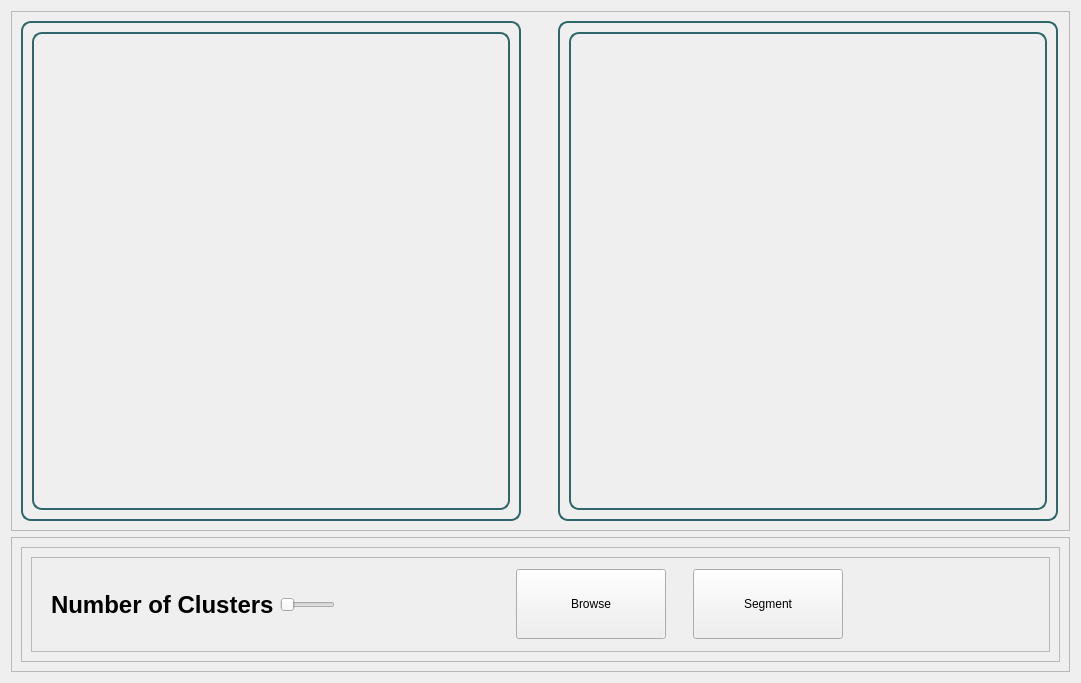
<?xml version="1.0" encoding="UTF-8"?>
<ui version="4.0">
 <class>KmeansWidget</class>
 <widget class="QWidget" name="KmeansWidget">
  <property name="geometry">
   <rect>
    <x>0</x>
    <y>0</y>
    <width>1081</width>
    <height>683</height>
   </rect>
  </property>
  <property name="windowTitle">
   <string>Form</string>
  </property>
  <layout class="QVBoxLayout" name="verticalLayout_4">
   <item>
    <widget class="QFrame" name="frame_7">
     <property name="frameShape">
      <enum>QFrame::StyledPanel</enum>
     </property>
     <property name="frameShadow">
      <enum>QFrame::Raised</enum>
     </property>
     <layout class="QHBoxLayout" name="horizontalLayout">
      <item>
       <widget class="QFrame" name="frame_8">
        <property name="minimumSize">
         <size>
          <width>500</width>
          <height>500</height>
         </size>
        </property>
        <property name="maximumSize">
         <size>
          <width>500</width>
          <height>500</height>
         </size>
        </property>
        <property name="styleSheet">
         <string notr="true">
           border: 2px solid #316669;
          border-radius: 10px;
      </string>
        </property>
        <property name="frameShape">
         <enum>QFrame::StyledPanel</enum>
        </property>
        <property name="frameShadow">
         <enum>QFrame::Raised</enum>
        </property>
        <layout class="QVBoxLayout" name="verticalLayout_2">
         <item>
          <widget class="QLabel" name="originalImage">
           <property name="text">
            <string/>
           </property>
          </widget>
         </item>
        </layout>
       </widget>
      </item>
      <item>
       <spacer name="horizontalSpacer_3">
        <property name="orientation">
         <enum>Qt::Horizontal</enum>
        </property>
        <property name="sizeType">
         <enum>QSizePolicy::Minimum</enum>
        </property>
        <property name="sizeHint" stdset="0">
         <size>
          <width>31</width>
          <height>20</height>
         </size>
        </property>
       </spacer>
      </item>
      <item>
       <widget class="QFrame" name="frame_9">
        <property name="minimumSize">
         <size>
          <width>500</width>
          <height>500</height>
         </size>
        </property>
        <property name="maximumSize">
         <size>
          <width>500</width>
          <height>500</height>
         </size>
        </property>
        <property name="styleSheet">
         <string notr="true">
           border: 2px solid  #316669;
          border-radius: 10px;
      </string>
        </property>
        <property name="frameShape">
         <enum>QFrame::StyledPanel</enum>
        </property>
        <property name="frameShadow">
         <enum>QFrame::Raised</enum>
        </property>
        <layout class="QVBoxLayout" name="verticalLayout_3">
         <item>
          <widget class="QLabel" name="processedImage">
           <property name="text">
            <string/>
           </property>
          </widget>
         </item>
        </layout>
       </widget>
      </item>
     </layout>
    </widget>
   </item>
   <item>
    <widget class="QFrame" name="frame_6">
     <property name="frameShape">
      <enum>QFrame::StyledPanel</enum>
     </property>
     <property name="frameShadow">
      <enum>QFrame::Raised</enum>
     </property>
     <layout class="QHBoxLayout" name="horizontalLayout_2">
      <item>
       <widget class="QFrame" name="frame_5">
        <property name="frameShape">
         <enum>QFrame::StyledPanel</enum>
        </property>
        <property name="frameShadow">
         <enum>QFrame::Raised</enum>
        </property>
        <layout class="QHBoxLayout" name="horizontalLayout_6">
         <item>
          <widget class="QFrame" name="frame">
           <property name="frameShape">
            <enum>QFrame::StyledPanel</enum>
           </property>
           <property name="frameShadow">
            <enum>QFrame::Raised</enum>
           </property>
           <layout class="QHBoxLayout" name="horizontalLayout_3">
            <item>
             <spacer name="horizontalSpacer">
              <property name="orientation">
               <enum>Qt::Horizontal</enum>
              </property>
              <property name="sizeHint" stdset="0">
               <size>
                <width>40</width>
                <height>20</height>
               </size>
              </property>
             </spacer>
            </item>
            <item>
             <widget class="QLabel" name="clustersNum">
              <property name="maximumSize">
               <size>
                <width>250</width>
                <height>16777215</height>
               </size>
              </property>
              <property name="font">
               <font>
                <pointsize>18</pointsize>
                <bold>true</bold>
               </font>
              </property>
              <property name="text">
               <string>Number of Clusters</string>
              </property>
             </widget>
            </item>
            <item>
             <widget class="QSlider" name="kCluserSlider">
              <property name="maximumSize">
               <size>
                <width>250</width>
                <height>16777215</height>
               </size>
              </property>
              <property name="orientation">
               <enum>Qt::Horizontal</enum>
              </property>
             </widget>
            </item>
            <item>
             <spacer name="horizontalSpacer_2">
              <property name="orientation">
               <enum>Qt::Horizontal</enum>
              </property>
              <property name="sizeType">
               <enum>QSizePolicy::Fixed</enum>
              </property>
              <property name="sizeHint" stdset="0">
               <size>
                <width>175</width>
                <height>20</height>
               </size>
              </property>
             </spacer>
            </item>
            <item>
             <widget class="QPushButton" name="browseBtn">
              <property name="minimumSize">
               <size>
                <width>150</width>
                <height>60</height>
               </size>
              </property>
              <property name="maximumSize">
               <size>
                <width>150</width>
                <height>70</height>
               </size>
              </property>
              <property name="text">
               <string>Browse</string>
              </property>
             </widget>
            </item>
            <item>
             <spacer name="horizontalSpacer_5">
              <property name="orientation">
               <enum>Qt::Horizontal</enum>
              </property>
              <property name="sizeType">
               <enum>QSizePolicy::Fixed</enum>
              </property>
              <property name="sizeHint" stdset="0">
               <size>
                <width>21</width>
                <height>20</height>
               </size>
              </property>
             </spacer>
            </item>
            <item>
             <widget class="QPushButton" name="segmentBtn">
              <property name="minimumSize">
               <size>
                <width>150</width>
                <height>60</height>
               </size>
              </property>
              <property name="maximumSize">
               <size>
                <width>150</width>
                <height>70</height>
               </size>
              </property>
              <property name="text">
               <string>Segment</string>
              </property>
             </widget>
            </item>
            <item>
             <spacer name="horizontalSpacer_4">
              <property name="orientation">
               <enum>Qt::Horizontal</enum>
              </property>
              <property name="sizeType">
               <enum>QSizePolicy::Fixed</enum>
              </property>
              <property name="sizeHint" stdset="0">
               <size>
                <width>197</width>
                <height>20</height>
               </size>
              </property>
             </spacer>
            </item>
           </layout>
          </widget>
         </item>
        </layout>
       </widget>
      </item>
     </layout>
    </widget>
   </item>
  </layout>
 </widget>
 <resources/>
 <connections/>
</ui>
